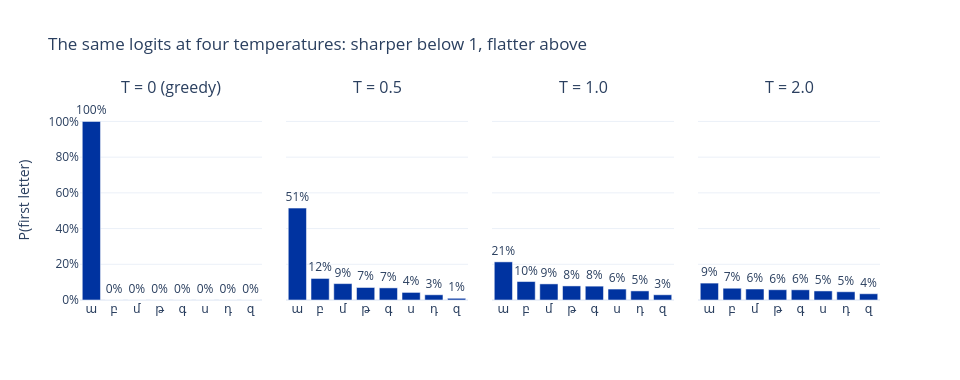

Notebook cell for this chart:
### Markdown cell above
Now the real model. Which letter should a surname **start** with? That is one softmax - the
context `^^^` - shown at four temperatures (the 8 most likely first letters):

### Code cell
with torch.no_grad():
    z = final_model(torch.tensor([[PAD] * final_K]))[0]   # logits for the first letter
top = z.argsort(descending=True)[:8]                       # the 8 most likely first letters
temps = [0, 0.5, 1.0, 2.0]

fig = make_subplots(rows=1, cols=4, shared_yaxes=True, horizontal_spacing=0.03,
                    subplot_titles=[f"T = {T}" + (" (greedy)" if T == 0 else "") for T in temps])
for col, T in enumerate(temps, start=1):
    p = F.one_hot(z.argmax(), V_out).float() if T == 0 else F.softmax(z / T, dim=0)
    fig.add_bar(x=[itos[int(i)] for i in top], y=p[top].tolist(), marker_color=BLUE,
                text=[f"{v:.0%}" for v in p[top].tolist()], textposition="outside",
                cliponaxis=False, showlegend=False, row=1, col=col)
    print(f"T = {T}: the top 8 letters hold {p[top].sum():.0%} of the probability")
fig.update_yaxes(range=[0, 1.12], tickformat=".0%")
fig.update_yaxes(title_text="P(first letter)", row=1, col=1)
fig.update_layout(title="The same logits at four temperatures: sharper below 1, flatter above",
                  width=960, height=380, template="plotly_white",
                  uniformtext=dict(minsize=10, mode="show"))   # same label size on every bar
fig.show()

### Figure 1 — Plotly figure (JSON) as saved in the notebook; plotly's stock layout.template omitted (floating-point values rounded to 4 significant figures)
{"data": [{"cliponaxis": false, "marker": {"color": "#0033A0"}, "showlegend": false, "text": ["100%", "0%", "0%", "0%", "0%", "0%", "0%", "0%"], "textposition": "outside", "type": "bar", "x": ["ա", "բ", "մ", "թ", "գ", "ս", "դ", "զ"], "xaxis": "x", "y": [1.0, 0.0, 0.0, 0.0, 0.0, 0.0, 0.0, 0.0], "yaxis": "y"}, {"cliponaxis": false, "marker": {"color": "#0033A0"}, "showlegend": false, "text": ["51%", "12%", "9%", "7%", "7%", "4%", "3%", "1%"], "textposition": "outside", "type": "bar", "x": ["ա", "բ", "մ", "թ", "գ", "ս", "դ", "զ"], "xaxis": "x2", "y": [0.5146, 0.1207, 0.09177, 0.07003, 0.06789, 0.04246, 0.02925, 0.009629], "yaxis": "y2"}, {"cliponaxis": false, "marker": {"color": "#0033A0"}, "showlegend": false, "text": ["21%", "10%", "9%", "8%", "8%", "6%", "5%", "3%"], "textposition": "outside", "type": "bar", "x": ["ա", "բ", "մ", "թ", "գ", "ս", "դ", "զ"], "xaxis": "x3", "y": [0.2135, 0.1034, 0.09017, 0.07877, 0.07756, 0.06133, 0.05091, 0.02921], "yaxis": "y3"}, {"cliponaxis": false, "marker": {"color": "#0033A0"}, "showlegend": false, "text": ["9%", "7%", "6%", "6%", "6%", "5%", "5%", "4%"], "textposition": "outside", "type": "bar", "x": ["ա", "բ", "մ", "թ", "գ", "ս", "դ", "զ"], "xaxis": "x4", "y": [0.09465, 0.06587, 0.06151, 0.05749, 0.05704, 0.05073, 0.04622, 0.03501], "yaxis": "y4"}], "layout": {"annotations": [{"font": {"size": 16}, "showarrow": false, "text": "T = 0 (greedy)", "x": 0.1138, "xanchor": "center", "xref": "paper", "y": 1.0, "yanchor": "bottom", "yref": "paper"}, {"font": {"size": 16}, "showarrow": false, "text": "T = 0.5", "x": 0.3712, "xanchor": "center", "xref": "paper", "y": 1.0, "yanchor": "bottom", "yref": "paper"}, {"font": {"size": 16}, "showarrow": false, "text": "T = 1.0", "x": 0.6288, "xanchor": "center", "xref": "paper", "y": 1.0, "yanchor": "bottom", "yref": "paper"}, {"font": {"size": 16}, "showarrow": false, "text": "T = 2.0", "x": 0.8862, "xanchor": "center", "xref": "paper", "y": 1.0, "yanchor": "bottom", "yref": "paper"}], "height": 380, "title": {"text": "The same logits at four temperatures: sharper below 1, flatter above"}, "uniformtext": {"minsize": 10, "mode": "show"}, "width": 960, "xaxis": {"anchor": "y", "domain": [0.0, 0.2275]}, "xaxis2": {"anchor": "y2", "domain": [0.2575, 0.485]}, "xaxis3": {"anchor": "y3", "domain": [0.515, 0.7425]}, "xaxis4": {"anchor": "y4", "domain": [0.7725, 1.0]}, "yaxis": {"anchor": "x", "domain": [0.0, 1.0], "range": [0, 1.12], "tickformat": ".0%", "title": {"text": "P(first letter)"}}, "yaxis2": {"anchor": "x2", "domain": [0.0, 1.0], "matches": "y", "range": [0, 1.12], "showticklabels": false, "tickformat": ".0%"}, "yaxis3": {"anchor": "x3", "domain": [0.0, 1.0], "matches": "y", "range": [0, 1.12], "showticklabels": false, "tickformat": ".0%"}, "yaxis4": {"anchor": "x4", "domain": [0.0, 1.0], "matches": "y", "range": [0, 1.12], "showticklabels": false, "tickformat": ".0%"}}}
